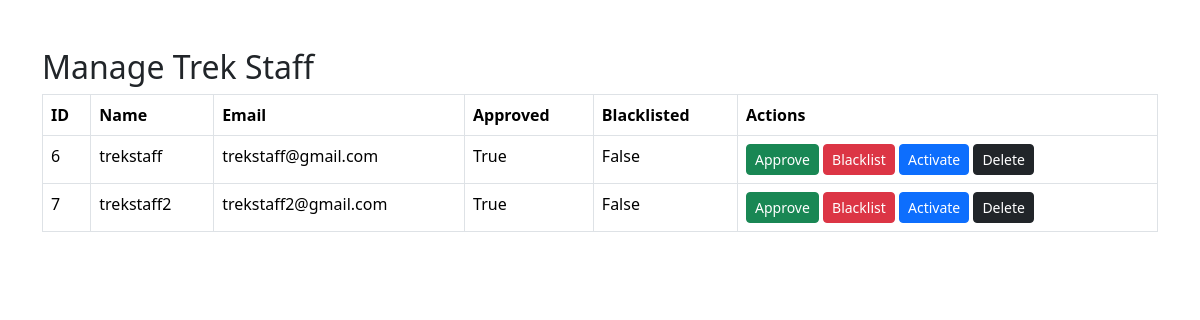
The app's page /admin/staff (signed in) with its own data.
### application/models.py (models this page shows, shortened)
class User(UserMixin, db.Model):
    __tablename__ = "user"
    user_id = db.Column(db.Integer, primary_key=True, autoincrement=True)
    name = db.Column(db.String(100), nullable=False)
    email = db.Column(db.String(120), unique=True, nullable=False)
    password = db.Column(db.String(200), nullable=False)
    role = db.Column(db.String(20), nullable=False)
    is_approved = db.Column(db.Boolean, default=False)
    is_blacklisted = db.Column(db.Boolean, default=False)
    is_active = db.Column(db.Boolean, default=True)
    bookings = db.relationship("Booking", back_populates="user", cascade="all, delete-orphan")
    staff_profile = db.relationship("StaffProfile", backref="user", uselist=False)

### application/controllers.py (the view)
@app.route("/admin/staff")
@login_required
def view_staff():
    if current_user.role != "Admin":
        return "Access Denied."
    staff = User.query.filter_by(role="Trek Staff").all()
    return render_template(
        "admin/view_staff.html",
        staff=staff
    )

### main.py (called while the page is built)
@login_manager.user_loader
def load_user(user_id):
    return User.query.get(int(user_id))

### templates/admin/view_staff.html (shortened to what this page needs)
<!DOCTYPE html>
<html>
<head>
    <link href="https://cdn.jsdelivr.net/npm/bootstrap@5.3.7/dist/css/bootstrap.min.css" rel="stylesheet">
</head>
<body>
<div class="container mt-5">
<h2>Manage Trek Staff</h2>
<table class="table table-bordered">
<tr>
<th>ID</th>
<th>Name</th>
<th>Email</th>
<th>Approved</th>
<th>Blacklisted</th>
<th>Actions</th>
</tr>
{% for member in staff %}
<tr>
<td>{{ member.user_id }}</td>
<td>{{ member.name }}</td>
<td>{{ member.email }}</td>
<td>{{ member.is_approved }}</td>
<td>{{ member.is_blacklisted }}</td>
<td>
<a href="{{ url_for('approve_staff', user_id=member.user_id) }}"
class="btn btn-success btn-sm">
Approve
</a>
<a href="{{ url_for('blacklist_staff', user_id=member.user_id) }}"
class="btn btn-danger btn-sm">
Blacklist
</a>
<a href="{{ url_for('activate_staff', user_id=member.user_id) }}"
class="btn btn-primary btn-sm">
Activate
</a>
<a href="{{ url_for('delete_staff', user_id=member.user_id) }}"
class="btn btn-dark btn-sm">
    Delete
</a>
</td>
</tr>
{% endfor %}
</table>
</div>
</body>
</html>

### records on screen
User: user_id "6", name "trekstaff", email "trekstaff@gmail.com", is_approved "True", is_blacklisted "False"
User: user_id "7", name "trekstaff2", email "trekstaff2@gmail.com", is_approved "True", is_blacklisted "False"
